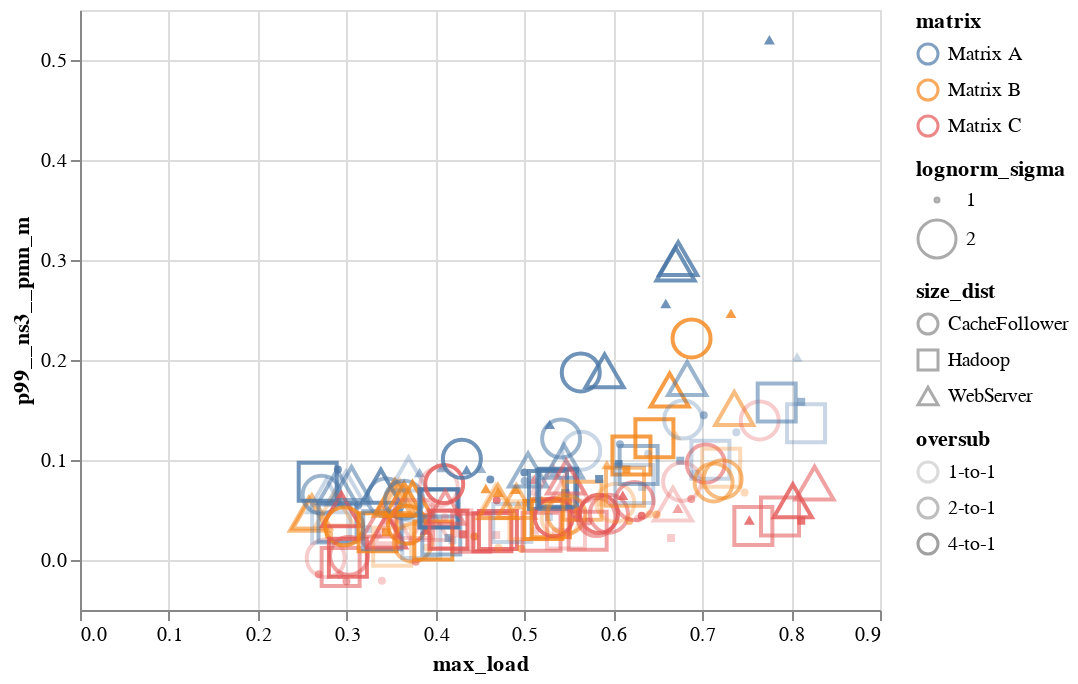

Write notebook code for a chart like this one.
### Markdown cell above
## Scratch

### Code cell
alt.Chart(records).mark_point().encode(
    x=alt.X('max_load:Q'),
    y=alt.Y('p99__ns3__pmn_m:Q'),
    color=alt.Color('matrix:N'),
    shape=alt.Shape('size_dist:N'),
    size=alt.Size('lognorm_sigma:N'),
    opacity=alt.Opacity('oversub:N'),
    tooltip='id:N'
)

### Figure 1 — Vega-Lite specification as saved in the notebook (floating-point values rounded to 4 significant figures; data arrays with more than 128 entries replaced by an {"elided": "..."} marker saying what was removed)
{"config": {"view": {"continuousWidth": 400, "continuousHeight": 300}}, "data": {"name": "data-137eaf57d6c333ae5579596523b7af22"}, "mark": "point", "encoding": {"color": {"field": "matrix", "type": "nominal"}, "opacity": {"field": "oversub", "type": "nominal"}, "shape": {"field": "size_dist", "type": "nominal"}, "size": {"field": "lognorm_sigma", "type": "nominal"}, "tooltip": {"field": "id", "type": "nominal"}, "x": {"field": "max_load", "type": "quantitative"}, "y": {"field": "p99__ns3__pmn_m", "type": "quantitative"}}, "$schema": "https://vega.github.io/schema/vega-lite/v4.17.0.json", "datasets": {"data-137eaf57d6c333ae5579596523b7af22": {"elided": "192 records"}}}
